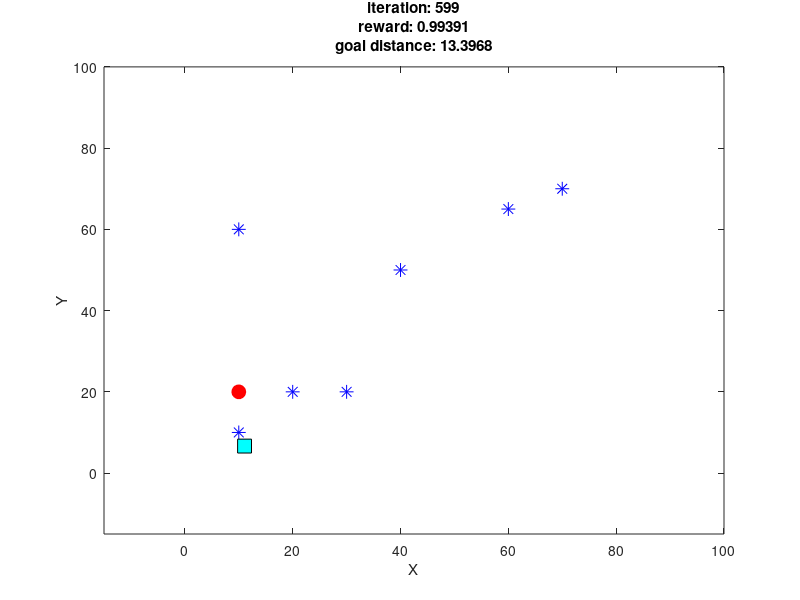

The MATLAB script that drew this image: (Note: this script raises an error after producing the figure.)
%**********************************************************************%
%*************************--Q-LEARNING--*******************************%
%*************************----ROBOT----********************************%
%************************---OMID FAIZI---******************************%
%*********************---F.SOMID@YMAIL.COM---**************************%
%**********************************************************************%

%% initilize:

clc
clear
close all

%% initial variables:

rect = [100, 100]; % size of field rectangle: W * h
iter = 5000; % number of maximum iteration for learning
loop = 100; % maximum iteration for each run in learning
Ts = 0.1; % time step (second)
goal_v = 0*[0.03; 0.1]; % speed of moving goal
n_obs = 7; % number of obstacles
obs_v = 0*[0.1, -0.7, 0.01, -0.1, -0.05, 0.1, -0.3;
         -0.3, 0.05, 0.05, -0.05, -0.05, -0.05, -0.05]; % velocity of obstacles
start_pos = [pi/4; 1; 1];
robot = zeros(3, loop, iter); % robot specification (v,phi,x,y)
robot_v = 10; % initial velocity of robot (constant speed)
% initial phi, x, y of robot in each learning loop:
robot(1:3, 1, :) = repmat(start_pos, 1, iter); 
sensor_range = 5; % sensor range should be integer

%% figure:

figure('name', 'Reinforcement Learning', 'numberTitle', 'off')
axis([-15 100 -15 100])
box on
hold on
xlabel('X')
ylabel('Y')

%% main loop:

Q = 100+zeros(145, sensor_range*4+1, 37, 25); % Q-learning matrix
% first state is distnace from goal, second is obstacle position, third is
% goal angle (pi/18 section) & action is angle of moving (pi/12 section)
epsilon = 0.3; % this is for epsilon-greedy algorithm
action = 0;
reward = zeros(loop, iter);
alpha = 0.7; % learning factor
gamma = 0.8; % discount factor

for i=1:iter
    
    goal_pos = [10; 20]; % initial position of goal
    obs_pos = [20,30,10,40,60,10,70;
                  20,20,10,50,65,60,70]; % initial obstacle position
    d_goal = zeros(loop, 1); % distance from goal
    d_obs = zeros(n_obs, loop); % distance from obstacle
    near_obs = zeros(loop, 1); % nearest obstacle
    state = zeros(loop,3); % empty state matrix
    action = zeros(loop,1); % empty action matrix
    
    for j=1:loop
        d_goal(j) = sqrt( ( robot(2,j,i) - goal_pos(1) ).^2 +...
            ( robot(3,j,i) - goal_pos(2) ).^2 ); % distance from goal
        
        phi_goal = atan2(( robot(3,j,i) - goal_pos(2) ),...
            ( robot(2,j,i) - goal_pos(1) )); % goal angle
        
        if phi_goal < 0 
            phi_goal = phi_goal + pi;
        end
        
        state(j,1) = max( floor(d_goal(j)), 1); % state of goal
        
        d_obs(:,j) = sqrt( ( robot(2,j,i) - obs_pos(1,:) ).^2 +...
            ( robot(3,j,i) - obs_pos(2,:) ).^2 );
        if any(d_obs(:,j) < sensor_range)
            % create angle of obstacles and choose nearest for each sensor
            % choose the nearest obstacle as state
            [~,near_obs(j)] = min(d_obs(:,j));
            phi_obs = atan2(obs_pos(2,near_obs(j))-robot(3,j,i),...
                obs_pos(1,near_obs(j))-robot(2,j,i));
            if phi_obs < 0 
                phi_obs = phi_obs + pi;
            end
            
            phi_obs = phi_obs - robot(1,j,i);
            if phi_obs < 0
                phi_obs = phi_obs + 2*pi;
            end
            
            if phi_obs>=0 && phi_obs<pi/2
                % front sensor: 1
                state(j,2) = (floor(d_obs(near_obs(j),j))+1) + 0;
                
            elseif phi_obs>=pi/2 && phi_obs<pi
                % right sensor: 2
                state(j,2) = (floor(d_obs(near_obs(j),j))+1) + 5;
                
            elseif phi_obs>=pi && phi_obs<3*pi/2
                % back sensor: 3
                state(j,2) = (floor(d_obs(near_obs(j),j))+1) + 10;
                
            elseif phi_obs>=3*pi/2 && phi_obs<=2*pi
                % left sensor: 4
                state(j,2) = (floor(d_obs(near_obs(j),j))+1) + 15;
            end
        else
            % new state that means nothing around robot
            state(j,2) = sensor_range*4+1;
        end
        
        
        % state of goal phi:
        state(j,3) = floor(phi_goal/(pi/18)) + 1;
        
        % take action based on states (epsilon-greedy)
        rnd = rand;
        if rnd < epsilon
            acti = randi(25);
        else
            max_value = max(Q(state(j,1),state(j,2),state(j,3),:));
            acti = find(Q(state(j,1),state(j,2),state(j,3),:)==max_value);
        end
        
        if length(acti)>1
            action(j) = acti( randi( length(acti) ) );
        else
            action(j) = acti;
        end
        
        robot(1,j+1,i) = (action(j)-1)*pi/12;
        
        
        % reward value
        if j == 1
            reward(j,i) = 5*abs(robot(1,j+1,i) - phi_goal - pi)/(pi);
            
        elseif near_obs(j)==0
            reward(j,i) = (d_goal(j-1) - d_goal(j));
            
        else
            reward(j,i) = (d_goal(j-1) - d_goal(j)) +...
                (d_obs(near_obs(j),j-1) - d_obs(near_obs(j),j));
        end
        
        
        % update states (j+1)
        
        robot(2,j+1,i) = robot_v*cos(robot(1,j,i))*Ts + robot(2,j,i);
        robot(3,j+1,i) = robot_v*sin(robot(1,j,i))*Ts + robot(3,j,i);
        
        obs_pos = obs_pos + obs_v;
        if any(obs_pos(1,:) > rect(1) | obs_pos(1,:) < 0)
            obs_v(1, obs_pos(1,:) > rect(1) | obs_pos(1,:) < 0) = ...
                -obs_v(1, obs_pos(1,:) > rect(1) | obs_pos(1,:) < 0);
        end
        
        if any(obs_pos(2,:) > rect(2) | obs_pos(2,:) < 0)
            obs_v(2, obs_pos(2,:) > rect(2) | obs_pos(2,:) < 0) = ...
                -obs_v(2, obs_pos(2,:) > rect(2) | obs_pos(2,:) < 0);
        end
        
        goal_pos = goal_pos + goal_v;
        if goal_pos(1) > rect(1) || goal_pos(1) < 0
            goal_v(1) = -goal_v(1);
        end
        
        if goal_pos(2) > rect(2) || goal_pos(2) < 0
            goal_v(2) = -goal_v(2);
        end
        
        % update Q matrix
        d_goal(j+1) = sqrt( ( robot(2,j,i) - goal_pos(1) ).^2 +...
            ( robot(3,j,i) - goal_pos(2) ).^2 ); % distance from goal
        
        n_state(1) = max( floor(d_goal(j+1)), 1); % state of goal
        
        d_obs(:,j+1) = sqrt( ( robot(2,j+1,i) - obs_pos(1,:) ).^2 +...
            ( robot(3,j+1,i) - obs_pos(2,:) ).^2 );
        
        if any(d_obs(:,j+1) < sensor_range)
            % create angle of obstacles and choose nearest for each sensor
            % choose the nearest obstacle as state
            [~,near_obs(j+1)] = min(d_obs(:,j+1));
            phi_obs = atan2(obs_pos(2,near_obs(j+1))-robot(3,j+1,i),...
                obs_pos(1,near_obs(j+1))-robot(2,j+1,i));
            if phi_obs < 0 
                phi_obs = phi_obs + pi;
            end
            
            phi_obs = phi_obs - robot(1,j,i);
            if phi_obs < 0
                phi_obs = phi_obs + 2*pi;
            end
            
            
            if phi_obs>=0 && phi_obs<pi/2
                % front sensor: 1
                n_state(2) = (floor(d_obs(near_obs(j+1),j+1))+1) * 1;
            elseif phi_obs>=pi/2 && phi_obs<pi
                % right sensor: 2
                n_state(2) = (floor(d_obs(near_obs(j+1),j+1))+1) * 2;
            elseif phi_obs>=pi && phi_obs<3*pi/2
                % back sensor: 3
                n_state(2) = (floor(d_obs(near_obs(j+1),j+1))+1) * 3;
            elseif phi_obs>=3*pi/2 && phi_obs<2*pi
                % left sensor: 4
                n_state(2) = (floor(d_obs(near_obs(j+1),j+1))+1) * 4;
            end
        else
            % new state that means nothing around robot
            n_state(2) = sensor_range*4+1;
        end
        % state of goal phi:
        n_state(3) = floor(phi_goal/(pi/18)) + 1;
        
        neighbour = max( Q( n_state(1), n_state(2), n_state(3), : ) );
        
        Q(state(j,1),state(j,2),state(j,3),action(j)) = ...
            Q( state(j,1), state(j,2), state(j,3), action(j) ) + ...
            alpha*( reward(j,i) + gamma * neighbour - ...
            Q( state(j,1), state(j,2), state(j,3), action(j) ) );
        
        if j==loop && d_goal(j) > 5 && i>5
            Q(state(:,1), state(:,2), state(j,3), action(:)) = ...
                Q(state(:,1), state(:,2), state(j,3), action(:))...
                - min(Q(state(:,1), state(:,2), state(j,3), action(:)) , [] , 'all');
            
        elseif j<loop && d_goal(j) < 1
            Q(state(1:j,1), state(1:j,2), state(1:j,3), action(1:j)) = ...
                Q(state(1:j,1), state(1:j,2), state(1:j,3), action(1:j))...
                - max(Q(state(1:j,1), state(1:j,2), state(1:j,3), action(1:j)) , [] , 'all'); 
            break
        end
        
        disp('iteration:   reward:   goal distance:')
        disp([num2str(loop*(i-1)+j),'         ',...
            num2str(reward(j,i)),'       ',num2str(d_goal(j))])
        
        % figure:
        cla
        plot(goal_pos(1),goal_pos(2),'ro','MarkerSize',10,'MarkerFaceColor','r')
        plot(obs_pos(1,:),obs_pos(2,:),'b*','MarkerSize',10,'MarkerFaceColor','c')
        plot(robot(2,j,i),robot(3,j,i),'ks','MarkerSize',10,'MarkerFaceColor','c')
        title({['iteration: ',num2str(loop*(i-1)+j)],...
            ['reward: ',num2str(reward(j,i))],...
            ['goal distance: ',num2str(d_goal(j))]})
        % legend('Goal','Obstacles','Robot')
        drawnow
    end
    
end

